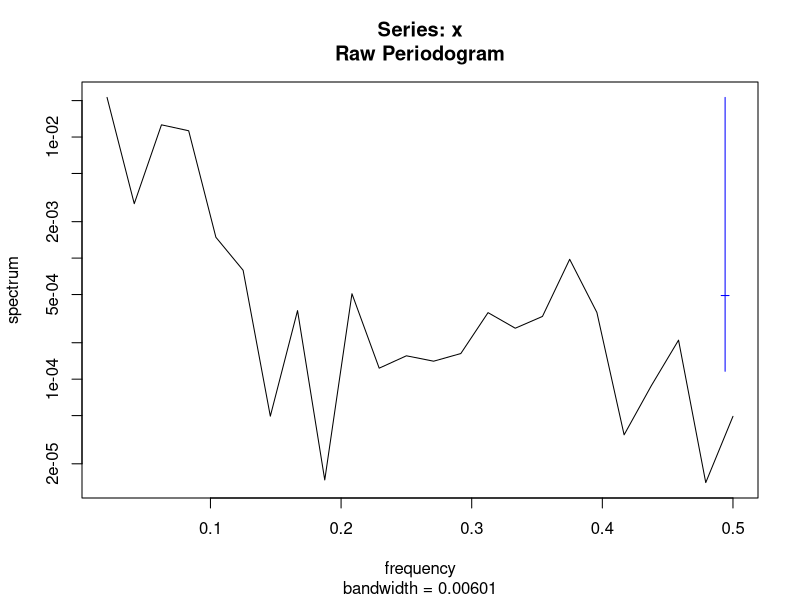
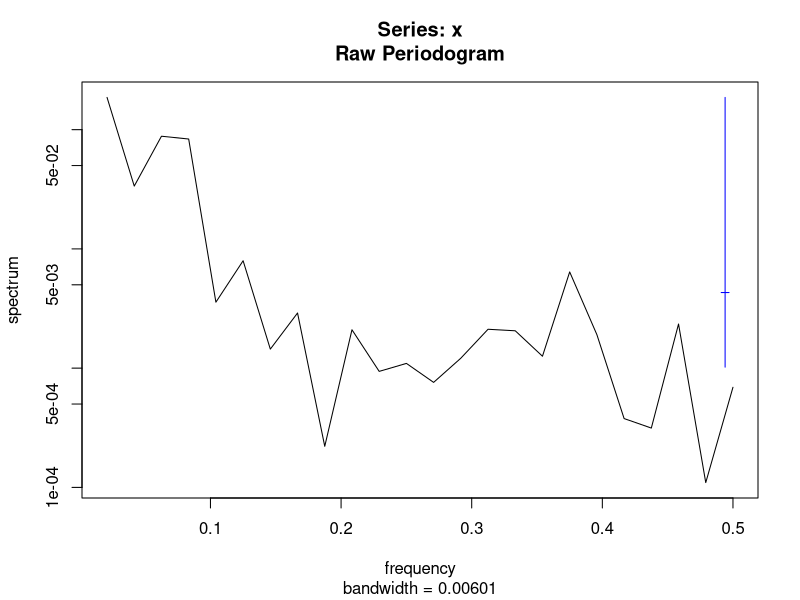
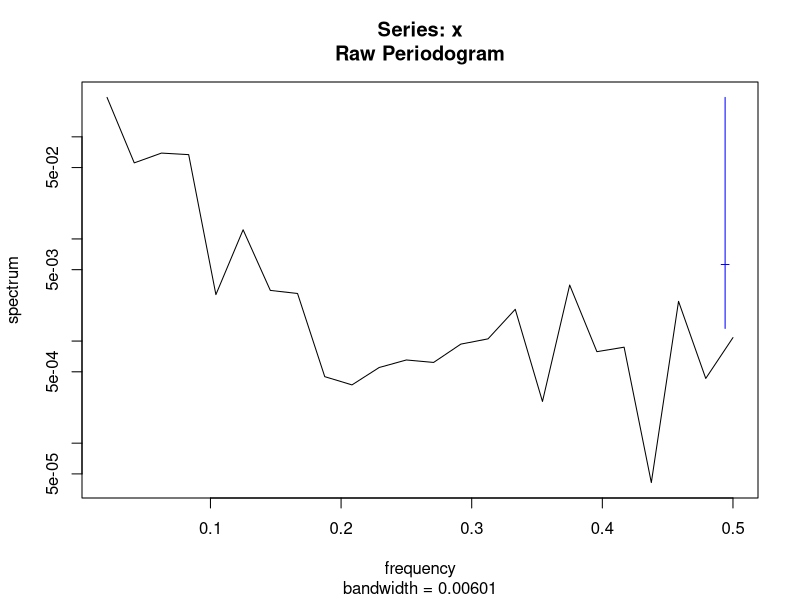
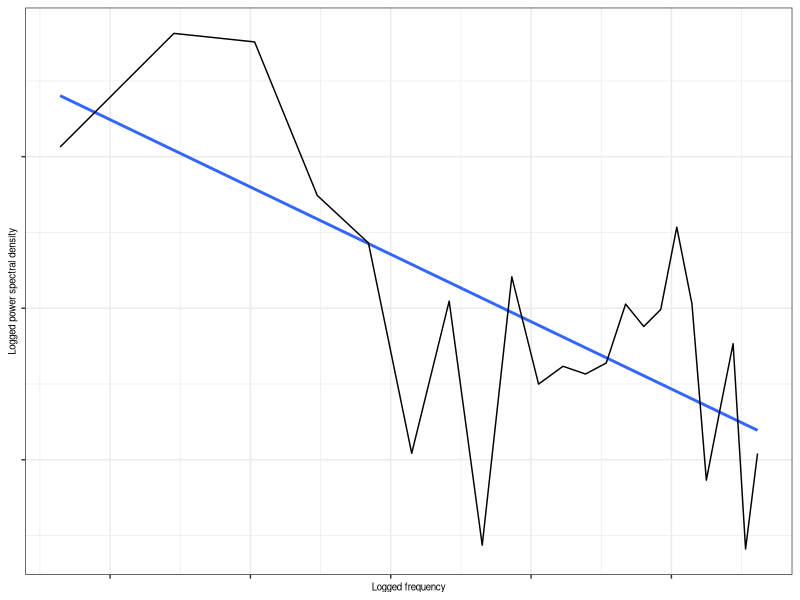
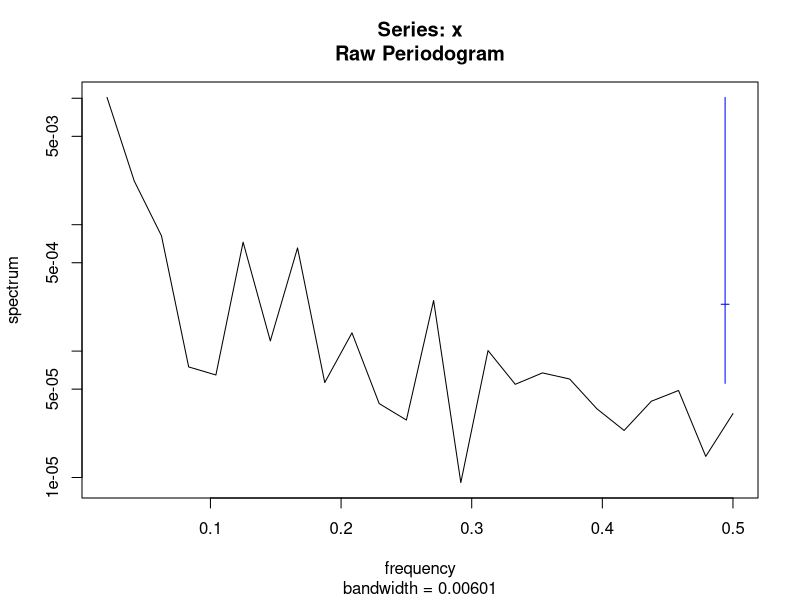
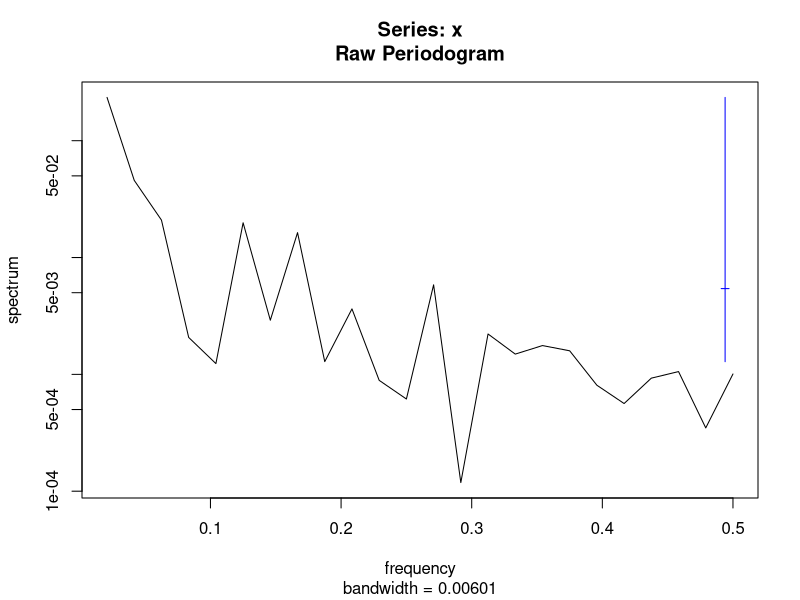
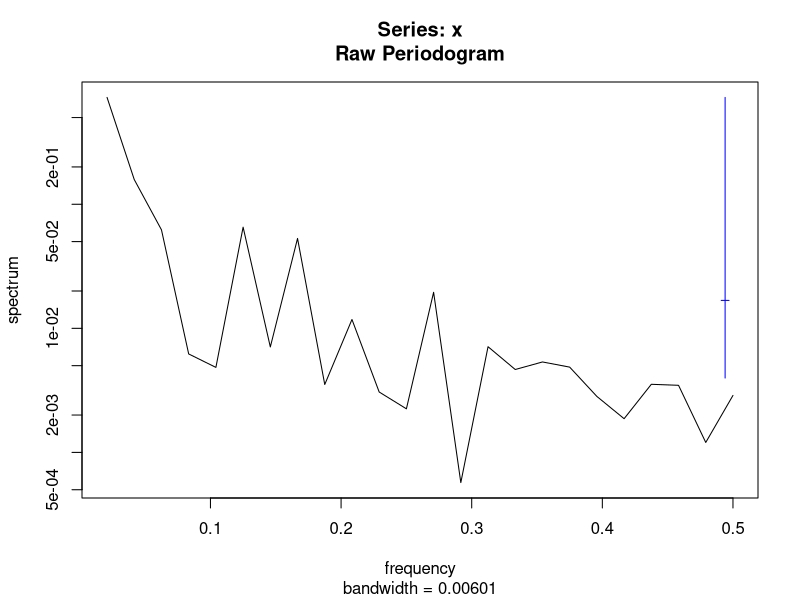

These figures' R source, in order:
## ---- chunk 1
knitr::opts_chunk$set(echo = FALSE,
                      message = FALSE,
                      warning = FALSE,
                      dev = c("png", "tiff"),
                      dpi = 300)
library(tidyverse)
library(flextable)
library(patchwork)

label_size <- 2.5
smallLabel_size <- 2
title_size <- 8
subtitle_size <- 7
legendText_size <- 6
axisText_size <- 6
axisTitle_size <- 7
facetTitle_size <- 7

## ---- chunk 2

# library(tidyverse)
# library(patchwork)
#----------------------------------------------------------------------------
gbmFun <- function(tau = 40, m = 0.001, s = 0.003, x0 = 1,
                   randVec = NULL, seed = NULL) {
  if(is.null(randVec)){
      if(!is.null(seed)){set.seed(seed)}
    randVec <- rnorm(tau)
    }
  epsilon <- randVec
  lx <- c(); lx[1] <- log(x0)
  drift <- (m - s * s / 2)
  for(t in 2:tau){
      dBt <-  s * epsilon[t]
      lx[t] <- lx[t - 1] + drift + dBt
  }
  x <- exp(lx)
  return(x)
}
# m <- 0.001
# s <- 0.003
# tau <- 400
# x0 <- 1
# x <- gbmFun(tau, m, s, x0, randVec = NULL)
# df_plot <- data.frame(t = 1:tau, x)
# gg <- ggplot(df_plot, aes(x = t, y = x))
# gg <- gg + geom_line()
# acf(diff(log(x)))
# hist(diff(log(x)))
# shapiro.test(diff(log(x)))
#---------------------------------------------------------------------------
# Algorithm 6.2 in Tankov 2003 Financial modeling with jump processes
compoundPoisFun <- function(tau, lambda, m_y = 0, s_y = 1,
                            seed = NULL, maxiter = 500){
  if(!is.null(seed)){set.seed(seed)}
  N <- rpois(1, lambda * tau)
  U <- runif(N) * tau
  U <- round(U)
  n_iter <- 0; flag <- 1
  while(flag == 1){
    n_iter <- n_iter + 1
      U <- runif(N) * tau
      U <- round(U)
    if(sum(duplicated(U)) > 0 & n_iter <= maxiter){
      flag <- 1
    }else{
      flag <- 0
      if(n_iter == maxiter){
        print("Reached maxiter without generating duplicate-free event times vec. Dropping duplicates.")
        U <- U[-which(duplicated(U))]
      }
    }
  }
  Tt <- U[order(U)]
  J <- exp(rnorm(N, m_y, s_y)) - 1
  #---
  cumJ <- cumsum(J)
  # For explicit modeling of Yt per time step
  Yt <- rep(0, tau)
  Yt[Tt] <- cumJ
  #---
  Tt <- c(0, Tt)
  J <- c(0, J)
  if(Tt[length(Tt)] != tau){
    Tt <- c(Tt, tau)
    J <- c(J, 0)
  }
  cumJ <- cumsum(J)
  df_step <- data.frame(Tt, cumJ)
  #--------------------------
  nEvents <- length(Tt)
  cumYt <- c()
  for(i in 1:(nEvents - 1)){
    tStart <- Tt[i]
    tFin <- Tt[i + 1] - 1
    cumYt[tStart:tFin] <- cumJ[i]
  }
  cumYt[tau] <- cumYt[tFin]
  df_Yt <- data.frame(t = 1:tau, Yt, cumYt)
  
  list_out <- list(df_step, df_Yt)
  return(list_out)

}
#----------------------------------------------------------------------------
FractDim<-function(Data,graphon=FALSE) {
  X=Data;N=length(X);
  jstart=10;jend=floor(10*(log10(N)-1));
  kvec=c(1:4,floor(2^(c(jstart:jend)/4)));
  indkend=length(kvec);
  k=c()
  AvgLmk=c()
  err=c()
  for(indk in 1:indkend)
  {
    k=kvec[indk]
    Xend=c()
    Xsum=c()
    Lmk=c()
    for(m in 1:k)
    {
      Xend=floor((N-m)/k)
      Xsum=sum(abs(X[m+c(1:Xend)*k]-c(0, X[m+c(1:(Xend-1))*k])))
      Lmk[m]=1/k*1/k*(N-1)/Xend*Xsum
    }
    AvgLmk[indk]=mean(Lmk)
    #  err[indk]=sd(log(Lmk))
  }
  x<-log(kvec)
  y<-log(AvgLmk)
  q<-lm(y~x)
  slope<-q$coefficients[2]
  yintcept<-q$coefficients[1]
  yfit<-x*slope+yintcept
  FrDim <- -slope
  avgRes <- mean(abs(q$residuals))
  if(graphon==TRUE)
  {
    plot(x,y,main="If linear then fractal, w/Fr. Dim = (-)slope",xlab="Ln(k)",ylab="Ln(length of curve with interval k)")
    z<-line(x,yfit);abline(coef(z),col='blue');z<-NULL
    #z<-line(x,y);abline(coef(z),col='blue');z<-NULL
  }
  #z<-line(x,y);qq=coef(z)
  #yintcept=qq[1]
  #FrDim=-qq[2]
  return(c(FrDim, avgRes, yintcept))
}
#===========================================================================
m <- 0.005
s <- m * seq(5.5, 50, length.out = 3)
tau <- 48
x0 <- 1
#rn <- round(runif(1) * 1000)
#rn <- 905
#rn <- 517
# rn <- 340
# set.seed(rn)
# tau <- 12 * 4
lambda <- 0.1


#----------------------------------------------------------------------------
# Generate and plot geometric Brownian movement example
#gBm_seed <- 10^4 * round(runif(1), 4)
#gBm_seed <- 2482
#gBm_seed <- 7781
gBm_seed <- 1029
#randVec <- coloredNoise(N = tau, alpha = 1, scaleIt = T)
#acf(randVec)
list_df <- list()
list_spec <- list()
facet_labels <- c()
for(i in 1:length(s)){
  x <- gbmFun(tau, m, s[i], x0, randVec = NULL, seed = gBm_seed)
  df_x <- data.frame(t = 1:tau, x, s = as.character(s[i]))
  list_df[[i]] <- df_x
  o <- spectrum(x)
  df_gbmSpec <- data.frame(lfreq = log(o$freq), lpwr = log(o$spec))
  df_gbmSpec <- df_gbmSpec[-1, ]
  df_gbmSpec$s <- as.character(s[i])
  list_spec[[i]] <- df_gbmSpec
  
  mod <- lm(lpwr ~ lfreq, df_gbmSpec)
  # summary(mod)
  alpha <- round(as.numeric(coefficients(mod)[2]), 2)
  # yint <- as.numeric(coefficients(mod)[1])
  # df_out <- as.data.frame(broom::glance(mod))
  # adjR2 <- round(df_out$adj.r.squared, 2)
  # N <- df.residual(mod)
  this_facet_label <- paste0("Slope = ", alpha, " fd = ", round(FractDim(x)[1], 2))
  facet_labels[i] <- this_facet_label
}
#---
df_plot <- as.data.frame(do.call(rbind, list_df))
colnames(df_plot)[1:2] <- c("Time", "Project NPV")
df_plot <- subset(df_plot, s == s[2])
gg <- ggplot(df_plot, aes(x = Time, y = `Project NPV`))
gg <- gg + geom_line()
#gg <- gg + facet_wrap(~s, scales = "free_y", ncol = 1)
gg <- gg + theme_bw()
gg <- gg + theme(axis.text = element_blank(),
                 axis.title = element_text(size = axisTitle_size))
gg_gbm <- gg
#---
df_plot <- as.data.frame(do.call(rbind, list_spec))
colnames(df_plot)[1:2] <- c("Logged frequency", "Logged power spectral density")
df_plot <- subset(df_plot, s == s[2])
#names(facet_labels) <- s
gg <- ggplot(df_plot, aes(x = `Logged frequency`, y = `Logged power spectral density`))
gg <- gg + geom_smooth(method = lm, se = F)
gg <- gg + geom_line()
# gg <- gg + facet_wrap(~s, ncol = 1,
#                       labeller = labeller(s = facet_labels))
gg <- gg + theme_bw()
gg <- gg + theme(axis.text = element_blank(),
                 axis.title = element_text(size = axisTitle_size))
gg_gbmSpec <- gg
gg
#----------------------------------------------------------------------------
# Generate and plot compound Poisson process example
#cPp_seed <- 10^4 * round(runif(1), 4)
#cPp_seed <- 6819
#cPp_seed <- 4880
#cPp_seed <- 7656
cPp_seed <- 2558
list_df <- list()
list_spec <- list()
facet_labels <- c()
for(i in 1:length(s)){
  #s_y = 0.3
  list_out <- compoundPoisFun(tau, lambda, m_y = m,
                              s_y = s[i], seed = cPp_seed,
                              maxiter = 500)
  df_x <- list_out[[1]]
  df_x$s <- as.character(s[i])
  list_df[[i]] <- df_x
  
  df_Yt <- list_out[[2]]
  o <- spectrum(df_Yt$cumYt)
  df_spec <- data.frame(lfreq = log(o$freq), lpwr = log(o$spec))
  df_spec <- df_spec[-1, ]
  df_spec$s <- as.character(s[i])
  list_spec[[i]] <- df_spec
  
  mod <- lm(lpwr ~ lfreq, df_spec)
  # summary(mod)
  alpha <- round(as.numeric(coefficients(mod)[2]), 2)
  # yint <- as.numeric(coefficients(mod)[1])
  # df_out <- as.data.frame(broom::glance(mod))
  # adjR2 <- round(df_out$adj.r.squared, 2)
  # N <- df.residual(mod)
  this_facet_label <- paste0("Slope = ", alpha, " fd = ", round(FractDim(df_Yt$cumYt)[1], 2))
  facet_labels[i] <- this_facet_label

}
#---
df_plot <- as.data.frame(do.call(rbind, list_df))
colnames(df_plot)[1:2] <- c("Time", "Project NPV")
df_plot <- subset(df_plot, s == s[2])
gg <- ggplot(df_plot, aes(Time, `Project NPV`))
#gg <- ggplot(df_cpp, aes(t, cumYt))
gg <- gg + geom_step()
#gg <- gg + facet_wrap(~s, ncol = 1)
gg <- gg + theme_bw()
gg <- gg + theme(axis.text = element_blank(),
                 axis.title.y = element_blank(),
                 axis.title.x = element_text(size = axisTitle_size))
gg_cpp <- gg
#---
df_plot <- as.data.frame(do.call(rbind, list_spec))
colnames(df_plot)[1:2] <- c("Logged frequency", "Logged power spectral density")
df_plot <- subset(df_plot, s == s[2])
#names(facet_labels) <- s
gg <- ggplot(df_plot, aes(x = `Logged frequency`, y = `Logged power spectral density`))
gg <- gg + geom_smooth(method = lm, se = F)
gg <- gg + geom_line()
# gg <- gg + facet_wrap(~s, ncol = 1,
#                       labeller = labeller(s = facet_labels))
gg <- gg + theme_bw()
gg <- gg + theme(axis.text = element_blank(),
                 axis.title.y = element_blank(),
                 axis.title.x = element_text(size = axisTitle_size))
gg_cppSpec <- gg

## ---- chunk 3
# Define functions
#----------------------------------------------------------------------------
# Table formatting function
FitFlextableToPage <- function(ft, pgwidth = 6){
  
  ft_out <- ft %>% autofit()
  #these_colWidths <- dim(ft_out)$widths * pgwidth  / (flextable_dim(ft_out)$widths)
  these_colWidths <- dim(ft_out)$widths
  these_colWidths[5] <- these_colWidths[1] * 1.5
  #these_colWidths[6] <- these_colWidths[6] * 0.7
  these_colWidths <- these_colWidths * pgwidth  / (flextable_dim(ft_out)$widths)
  ft_out <- width(ft_out, width = these_colWidths)
  return(ft_out)
}

#============================================================================
#============================================================================
# End function definition
#============================================================================
#============================================================================
# Project stage time durations and costs
# (Values given in chronologically reverse order, starting with stage n.)
# Kvec[1] is the launch cost, Tvec[1] is the launch duration.
# Time durations given in years, multiplied by 4 to convert to quarters.
# MSU/cornell
# Tvec <- c(2, 3.5, 1, 2, 4) * 4
# Kvec <- c(300000, 200000, 400000, 400000, 530000)
Tvec <- c(2, 3, 0.85, 1.7, 3.4) * 4
Kvec <- c(250000, 181000, 312000, 336000, 530000)
# Kvec <- c(180541, 311974, 335530, 530250)
# CIP
# Kvec <- c(52000, 213000, 396000, 929000)
# Tvec <- c(1, 0.25, 2, 4.75) * 4
#----------------------------------------------------------------------------
# Create table summarizing stage costs, time durations, and descriptions
stage1desc <- "Basic replication and scaling up"
stage2desc <- "Multi-location/season testing"
stage3desc <- "Compilation of the regulatory dossier"
stage4desc <- "Deregulation"
launchDesc <- "Launch in 2 countries"
descVec <- c(stage1desc, stage2desc, stage3desc, stage4desc, launchDesc)

df_table <- data.frame(Stage = c(1:4, "Launch"),
                       Kn = rev(Kvec),
                       Duration = rev(Tvec),
                       DurationCum = cumsum(rev(Tvec)),
                       Description = descVec)

colnames(df_table)[2:4] <- c("Cost\n(USD)", "Duration\n(annual quarters)", "Cumulative\nduration")

#df_table <- regulartable(df_table)
#df_table
#df_table <- width(df_table, width = 0.7)
table_title <- "Project to research and develop Late Blight resistant potato for release as a public good in 2 developing countries."
table_caption <- "Stage 1-4 costs and durations based on figures reported by Schiek et al. (2016). The launch cost and duration is hypothetical."

#df_table <- FitFlextableToPage(df_table)
# df_table <- add_header_lines(df_table, table_title)
# df_table <- add_footer_lines(df_table, table_caption)
# modifiedColnames <- colnames(df_table)
# modifiedColnames[3] <- "Duration\n(annual quarters)"
df_table %>%
  knitr::kable(
    format = "latex",
    caption = table_title,
    align = "l",
    booktabs = T,
    #longtable = T,
    linesep = "\n",
    # col.names = modifiedColnames,
    escape = F
    ) %>%
  kableExtra::kable_styling(
    position = "left",
    latex_options = c("scale_down", "striped", "repeat"),
    full_width = F,
    stripe_color = "gray!15"
  ) %>%
  # kableExtra::column_spec(column = 2:4, width = "1.25in"
  # ) %>%
  kableExtra::footnote(
    general = table_caption)
       # number = c("Footnote 1; ", "Footnote 2; "),
       # alphabet = c("Footnote A; ", "Footnote B; "),
       # symbol = c("Footnote Symbol 1; ", "Footnote Symbol 2"))

# print_this_table <- function(df_table){
# df_table <- regulartable(df_table)
# df_table <- width(df_table, width = 5.5)
# # df_table <- FitFlextableToPage(df_table)
# 
# df_table %>% #regulartable() %>% autofit() %>%
#   valign(valign = "top", part = "all") %>%
#   align(align = "left", part = "all") %>%
#   fontsize(i = NULL, j = NULL, size = 9, part = "body") %>%
#   fontsize(i = NULL, j = NULL, size = 10, part = "header")
#   
# }


## ---- chunk 4

# Define functions
#------------------------------------------------------------------------
# N-fold ROV w/abandonment value function
rovN <- function(X0, Kvec, Bvec = NULL, Tvec, s, r){
  N <- length(Kvec)
  if(is.null(Bvec)){Bvec <- rep(0, N)}
  fNm1 <- X0
  etaNm10 <- 1
  etaVec <- c()
  fnVec <- c()
  sNm1vec <- c()
  Phi2vec <- c()
  Phi1vec <- c()
  for(i in 1:N){
    Kn <- Kvec[i]
    Bn <- Bvec[i]
    Tn <- rev(cumsum(rev(Tvec)))[i]
    dn <- (log(fNm1 / (Kn - Bn)) + (r - s^2 * etaNm10^2 / 2) * Tn) / (s * etaNm10 * sqrt(Tn))
    Phi1 <- pnorm(dn + s * etaNm10 * sqrt(Tn))
    Phi2 <- pnorm(dn)
    fn <- fNm1 * Phi1 - exp(-r * Tn) * Kn * Phi2 + exp(-r * Tn) * Bn * (1 + Phi2)
    fnVec[i] <- fn
    sNm1vec[i] <- s * etaNm10
    Phi2vec[i] <- Phi2
    Phi1vec[i] <- Phi1
    phi1 <- dnorm(dn + s * etaNm10 * sqrt(Tn))
    dfndfNm1 <- (Phi1 + phi1 * (1 - etaNm10) * s * sqrt(Tn))
    etaNnM1 <- fNm1 / fn * dfndfNm1
    etaNm10 <- etaNnM1 * etaNm10
    fNm1 <- fn
    etaVec[i] <- etaNm10
  }
  underVec <- c(X0, fnVec[-N])
  df_out <- data.frame(Stage = rev(1:N), Fold = 1:N,
                       OVn = fnVec, fnM10 = underVec,
                       KnM1 = Kvec, etaN0 = etaVec,
                       sNm1 = sNm1vec, Phi2 = Phi2vec)
  colnames(df_out)[-1] <- c("Fold (i)",
    "i-fold ROV", "Value of underlying",
    "Exercise cost", "Elasticity w.r.t. project NPV",
    "Standard dev. of underlying",
    "Probability of exercise")
  return(df_out)
  
}
#============================================================================
#============================================================================
# End function definition
#============================================================================
#============================================================================
# Define parameters
#---------------------------------------------------------------------------
# Set abandonment value to 0 for starters
# Separate out the stage 4 cost and total time horizon less launch time
Bvec <- c(0, 0, 0, 0)
n <- length(Kvec) - 1
K1 <- Kvec[n + 1]
Tn <- sum(Tvec[-1])
#---------------------------------------------------------------------------
# Crude project NPV estimate loosely based on expected adoption rates, time horizons, etc.
rYrly_discrete <- 0.08 #0.035
rQtly_discrete <- (1 + rYrly_discrete)^(1 / 4) - 1
Tadopt <- 20 * 4
Timpact <- 10 * 4
yrlyBen <- 1 * 10^6 # (Assuming very low adoption)
x0 <- sum(yrlyBen / (1 + rQtly_discrete)^(Tn + Tadopt + 1:Timpact))
# (Override)
x0 <- 1.23 * 10^6
#---------------------------------------------------------------------------
# Convert discrete discount rate to continuous discount rate
r <- round(log(1 + rQtly_discrete), 3)
#----------------------------------------------------------------------------
# Derive s and m
# Define confidence interval of interest, usually 95% (z = 1.96)
zBound <- 1.96
# Max and min log return elicited from experts/stakeholders
# 1) Elicit upper and lower pctg error in project NPV
# 2) Interpret as upper and lower bounds on 95% conf interval of arithmetic return
# 3) Convert arithmetic return to log return by formula log ret = log(1 + arith ret)
yMaxA <- 7.15#1.85
yMinA <- -0.8#-0.45
yMax <- log(1 + yMaxA)
yMin <- log(1 + yMinA)
# bTerm <- -(2 * yMin + 8 / 3 * zBound^2)
# yMax <- 1 / 2 * (-bTerm - sqrt(bTerm^2 + 4))
# Back out s and m
s <- (yMax - yMin) / (2 * zBound * sqrt(Tn))
# m <- 1 / (2 * Tn) * (yMax + yMin + (yMax - yMin)^2 / (4 * zBound^2))
# \begin{split}
# s &= \frac{z \pm \sqrt{z^2 - 1 / 2 (\bar{\ell} - r \tau)}}{ \sqrt{\tau}} \\
# &= \frac{-z \pm \sqrt{z^2 - 1 / 2 (\underline{\ell} - r \tau)}}{ \sqrt{\tau}} \\
# &= \sqrt{ r - \frac{\bar{\ell} + \underline{\ell}}{2 \tau}}
# \end{split}
# \end{equation}

s <- round(s, 3)
#m <- round(m, 3)
#m - r
# Make sure m > r
#----------------------------------------------------------------------------
# Plausibility check:
# Coefficient of variation
cv <- round(s / (r * sqrt(Tn)), 2)
#cv
# CV graph
# yMaxVec <- seq(0.1, 2.5, length.out = 35)
# sVec <- (yMaxVec - yMin) / (2 * zBound * sqrt(Tn))
# mVec <- 1 / (2 * Tn) * (yMaxVec + yMin + (yMaxVec - yMin)^2 / (4 * zBound^2))
# cvVec <- sVec / (mVec * sqrt(Tn))
# plot(yMaxVec, cvVec)
# cvVec <- 1 / (4 * zBound * Tn^2) * (yMaxVec^2 - yMin^2 + (yMaxVec - yMin)^3 / (4 * zBound^2))
# E[x(T)]|t=0
# ExT <- round(exp(m * Tn) * x0 * 10^-6, 3) # millions
# ExTdisc <- round(exp(-r * Tn) * ExT, 3) # millions
# Expected log return
#mu <- round((yMax + yMin) / 2, 2)
mu <- round((r - s^2 / 2) * Tn, 2)
#mu
#m <- (mu / Tn + s^2 / 2)
#--------------------------------------------------------------------------
# Compare to conventional appraisal
#NPV <- exp(-r * sum(Tvec)) * (X0 - sum(Kvec))
conv <- x0 - sum(exp(-r * rev(cumsum(rev(Tvec[-1])))) * (Kvec[-(n + 1)] - Bvec))
conv <- round(conv)
dif_conv <- round(conv - K1)
#------------------------------------------------------------------------
# Calculate n-fold ROV, at first with no abandonment value
df <- rovN(x0, Kvec[-n - 1], Bvec, Tvec[-1], s, r)
ROV <- round(df$`i-fold ROV`[nrow(df)])
dif <- round(ROV - K1)
Phi2 <- round(df$`Probability of exercise`[n], 2)
etaN0 <- round(df$`Elasticity w.r.t. project NPV`[n], 2)
#------------------------------------------------------------------------
# Calculate n-fold ROV, now with abandonment value
Bvec <- c(0, 0, 0, 20000)
df_wB <- rovN(x0, Kvec[-n - 1], Bvec, Tvec[-1], s, r)
ROV_wB <- round(df_wB$`i-fold ROV`[nrow(df_wB)])
dif_wB <- round(ROV_wB - K1)
Phi2wB <- round(df_wB$`Probability of exercise`[n], 2)
etaN0_wB <- round(df_wB$`Elasticity w.r.t. project NPV`[n], 2)
#------------------------------------------------------------------------
# Compare to conventional appraisal with abandonment value
#NPV <- exp(-r * sum(Tvec)) * (X0 - sum(Kvec))
conv_wB <- x0 - sum(exp(-r * rev(cumsum(rev(Tvec[-1])))) * (Kvec[-(n + 1)] - Bvec))
conv_wB <- round(conv_wB)
dif_conv_wB <- conv_wB - K1

## ---- chunk 5


df_table <- df[, c("Stage", "Fold (i)",
                   "i-fold ROV", "Value of underlying",
                   "Elasticity w.r.t. project NPV",
                   "Standard dev. of underlying",
                   "Probability of exercise")]
#df_tabwB <- df_wB[nrow(df_wB), c("OVn", "fnM10", "etaNm10", "sNm1", "Phi2")]
# colnames(df_table)[2:ncol(df_table)] <- c("ROV", "Value of\nunderlying", "Elasticity\nw.r.t. project NPV", "Standard dev.", "Phi 2")
df_table$`i-fold ROV` <- round(df_table$`i-fold ROV`)
df_table$`Value of underlying` <- round(df_table$`Value of underlying`)
these_cols <- c("Elasticity w.r.t. project NPV", "Standard dev. of underlying", "Probability of exercise")
df_table[, these_cols] <- round(df_table[, these_cols], 2)

# df_table <- regulartable(df_table)
# #df_table <- width(df_table, width = 0.7)
# df_table <- FitFlextableToPage(df_table)
# df_table

table_title <- "LBr potato project stage 1-4 ROVs"
modifiedColnames <- colnames(df_table)
modifiedColnames[2] <- "Fold $i$"
modifiedColnames[3] <- "$i$-fold ROV"
modifiedColnames[ncol(df_table)] <- "Prob. of exercise $\\Phi(\\delta_i)$"

df_table %>%
  knitr::kable(
    format = "latex",
    caption = table_title,
    align = "l",
    booktabs = T,
    #longtable = T,
    linesep = " ",
    col.names = modifiedColnames,
    escape = F
    ) %>%
  kableExtra::kable_styling(
    position = "left",
    latex_options = c("scale_down", "striped", "repeat"),
    full_width = F,
    stripe_color = "gray!15"
  ) %>%
  kableExtra::column_spec(column = 4:7, width = "1in")
# %>%
#   kableExtra::save_kable("Table 1.png")
# here("Table 1", "test")
# %>%
#   kableExtra::footnote(
#     general = table_caption)



## ---- chunk 6

#--------------------------------------------------------------------------
# Define slack function for root finding function
slackfun <- function(x0, Kvec, Bvec, Tvec, s, r, thresh){
  
  df <- rovN(x0, Kvec, Bvec, Tvec, s, r)
  ROV <- df$`i-fold ROV`[nrow(df)]
  slack <- ROV - thresh
  return(slack)
  
}

# testFn <- function(x, a, b, thresh){
#   f <- a * x^2 - b
#   slack <- f - thresh
#   return(slack)
# }
# a <- 1
# b <- 2
# thresh <- 0
# xGuess <- sqrt(2)
# testFn(xGuess, a, b, thresh)
# thisInt <- c(0, 2)
# minInt <- min(thisInt)
# maxInt <- max(thisInt)
# testRoot <- rootSolve::uniroot.all(testFn,
#                                    thisInt,
#                                    minInt,
#                                    maxInt,
#                                    a = a,
#                                    b = b,
#                                    thresh = thresh)

#--------------------------------------------------------------------------
interval <- c(1, 2) * 10^6
out <- uniroot(slackfun,
        interval,
        Kvec = Kvec[-n - 1],
        Bvec = Bvec,
        Tvec = Tvec[-1],
        s = s,
        r = r,
        thresh = K1
        )
x0bEven <- round(out[[1]] * 10^-6, 3) # millions
# x0guess <- 1.06 * 10^6 #x0
# slackfun(x0guess, Kvec[-n - 1], Bvec, Tvec[-1], s, m, r, thresh = K1)
# minInt <- min(interval)
# maxInt <- max(interval)
# mm <- m
# x0Root <- rootSolve::uniroot.all(slackfun,
#                        interval = interval,
#                        lower = minInt,
#                        upper = maxInt,
#                        trace = 2,
#                        Kvec = Kvec[-n - 1],
#                        Bvec = Bvec,
#                        Tvec = Tvec[-1],
#                        s = s,
#                        mm = mm,
#                        r = r,
#                        thresh = K1
#                        )
#--------------------------------------------------------------------------
